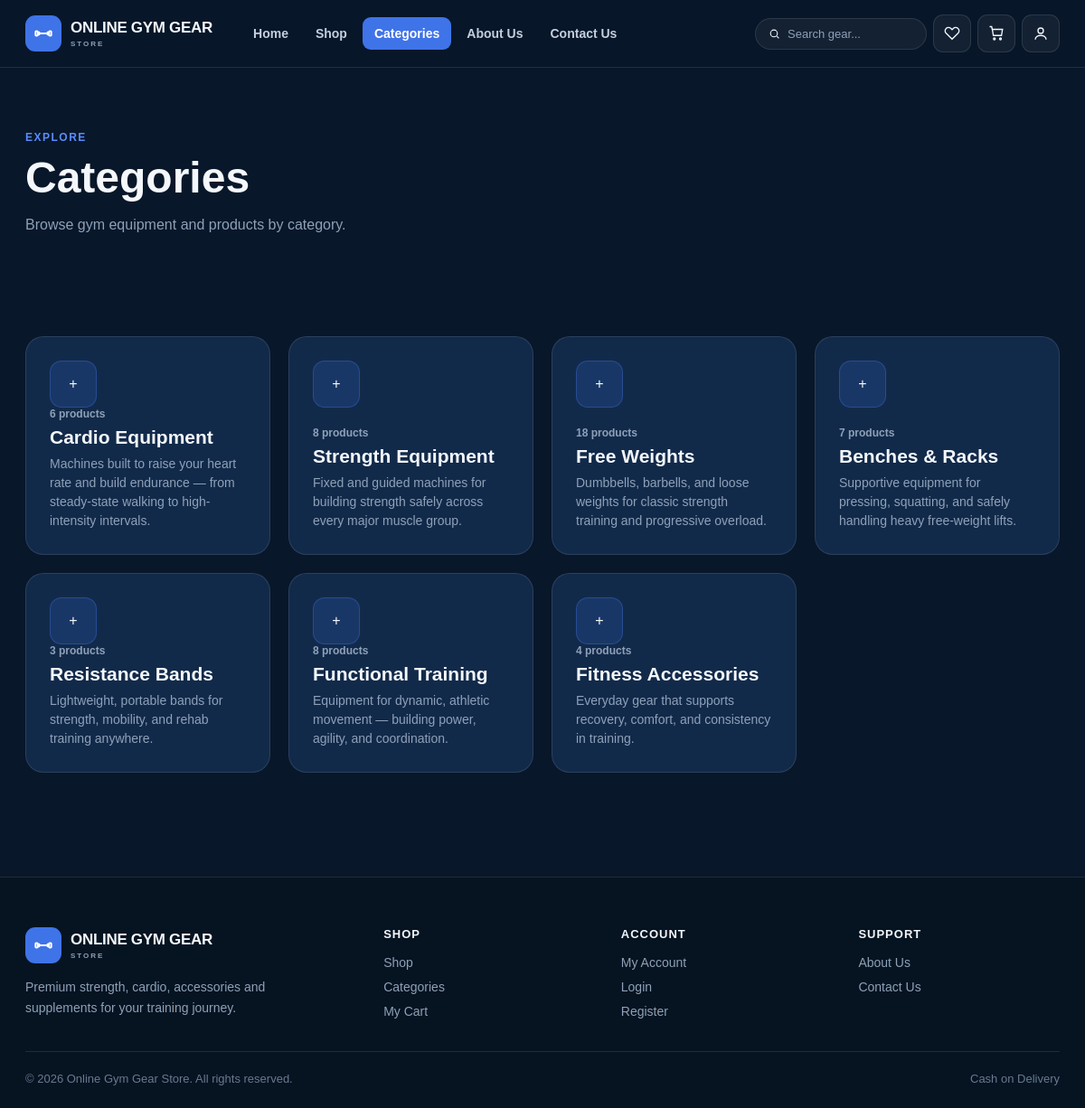
/categories.php, run on the app's committed database.
### tables this page shows
CREATE TABLE `categories` (
  `category_id` int NOT NULL AUTO_INCREMENT,
  `category_name` varchar(100) NOT NULL,
  `description` text,
  PRIMARY KEY (`category_id`),
  UNIQUE KEY `category_name` (`category_name`)
);

### categories.php (the view, shortened to what this page needs)
<?php
require $_SERVER['DOCUMENT_ROOT'] . '/Gym-Gear-Store/db_connect.php';
$categories = [];
try {
    $stmt = $pdo->query("
        SELECT
            c.category_id,
            c.category_name,
            c.description,
            (
                SELECT COUNT(*)
                FROM products p
                WHERE p.category_id = c.category_id
            ) AS product_count
        FROM categories c
        ORDER BY c.category_id ASC
    ");
    $categories =
        $stmt->fetchAll(PDO::FETCH_ASSOC);
} catch (PDOException $e) {
    $categories = [];
}
?>
<!DOCTYPE html>
<html lang="en">
<head>
    <link
        rel="stylesheet"
        href="/Gym-Gear-Store/partials/site.css"
    >
</head>
<body>
<?php include __DIR__ . '/partials/navbar.php'; ?>
<main>
    <section class="page-header">
        <div class="wrap">
            <div class="eyebrow">
                Explore
            </div>
            <h1>
                Categories
            </h1>
            <p>
                Browse gym equipment and products by category.
            </p>
        </div>
    </section>
    <section class="section">
        <div class="wrap">
            <?php if (empty($categories)): ?>
                <div class="content-panel">
                    <h2>
                        No categories available
                    </h2>
                    <p>
                        Categories added from the admin panel
                        will appear here.
                    </p>
                </div>
            <?php else: ?>
                <div class="cat-grid">
                    <?php foreach ($categories as $category): ?>
                        <a
                            href="/Gym-Gear-Store/shop.php?category=<?= (int)$category['category_id'] ?>"
                            class="cat-card"
                        >
                            <div class="cat-icon">
                                +
                            </div>
                            <div>
                                <div class="cat-count">
                                    <?= (int)$category['product_count'] ?>
                                    products
                                </div>
                                <h3>
                                    <?= htmlspecialchars(
                                        $category['category_name']
                                    ) ?>
                                </h3>
                                <p>
                                    <?= htmlspecialchars(
                                        $category['description']
                                        ?? 'Explore this collection.'
                                    ) ?>
                                </p>
                            </div>
                        </a>
                    <?php endforeach; ?>
                </div>
            <?php endif; ?>
        </div>
    </section>
</main>
<?php include __DIR__ . '/partials/footer.php'; ?>
</body>
</html>

### partials/site.css (style rules this page uses)
:root { --bg: #081729; --panel: #122a4a; --panel-2: #102541; --accent: #3f73e8; --accent-light: #5b8cff; --text: #f4f7fb; --text-dim: #c3cfdf; --text-muted: #8fa1b8; --border: rgba(255, 255, 255, 0.10); --danger: #ef5350; --success: #4caf50; }
* { margin: 0; padding: 0; box-sizing: border-box; }
html { scroll-behavior: smooth; }
body { min-height: 100vh; background: var(--bg); color: var(--text); font-family: Arial, Helvetica, sans-serif; }
a { color: inherit; text-decoration: none; }
.wrap { width: 100%; max-width: 1280px; margin: auto; padding-left: 28px; padding-right: 28px; }
.section { padding: 75px 0; }
.eyebrow { color: var(--accent-light); font-size: 12px; font-weight: 800; letter-spacing: 1.5px; text-transform: uppercase; margin-bottom: 10px; }
.cat-grid { display: grid; grid-template-columns: repeat(auto-fit, minmax(240px, 1fr)); gap: 20px; }
.cat-card { min-height: 210px; padding: 26px; border-radius: 20px; background: var(--panel); border: 1px solid var(--border); display: flex; flex-direction: column; justify-content: space-between; transition: 0.25s; }
.cat-icon { width: 52px; height: 52px; border-radius: 13px; background: rgba(63, 115, 232, 0.18); border: 1px solid rgba(63, 115, 232, 0.35); display: flex; align-items: center; justify-content: center; }
.cat-count { color: var(--text-muted); font-size: 12px; font-weight: 700; margin-bottom: 7px; }
.cat-card h3 { font-size: 21px; margin-bottom: 7px; }
.cat-card p { color: var(--text-muted); font-size: 14px; line-height: 1.5; }
.page-header { padding: 70px 0 35px; }
.page-header h1 { font-size: 48px; margin-bottom: 12px; }
.page-header p { color: var(--text-muted); line-height: 1.6; }

### data on the page
categories: product_count "6", category_name "Cardio Equipment", description "Machines built to raise your heart rate and build endurance — from steady-state walking to high-intensity intervals."
categories: product_count "8", category_name "Strength Equipment", description "Fixed and guided machines for building strength safely across every major muscle group."
categories: product_count "18", category_name "Free Weights", description "Dumbbells, barbells, and loose weights for classic strength training and progressive overload."
categories: product_count "7", category_name "Benches & Racks", description "Supportive equipment for pressing, squatting, and safely handling heavy free-weight lifts."
categories: product_count "3", category_name "Resistance Bands", description "Lightweight, portable bands for strength, mobility, and rehab training anywhere."
categories: product_count "8", category_name "Functional Training", description "Equipment for dynamic, athletic movement — building power, agility, and coordination."
categories: product_count "4", category_name "Fitness Accessories", description "Everyday gear that supports recovery, comfort, and consistency in training."
